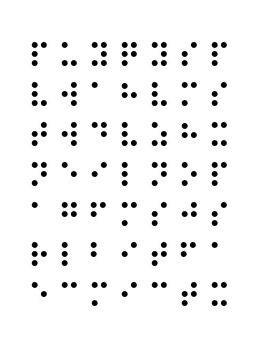
#> input picture COMS_5750/HW2/images/p1/in/1.jpg, 270 x 360 px
$ python p1b.py
#> lines starting #> are read from the running program, lines starting #| are printed output that depends on the picture; after the words box and inside, x2 and y2 are one past the last pixel; in counts of white or black regions, pixels touching at a corner belong together
import cv2
import numpy as np

# -------------------- Read input --------------------
a = cv2.imread("./../../images/p1/in/1.jpg")
#> a is the input picture: shape (360, 270, 3); min 0, max 255, mean 243.6
# a = cv2.imread("./../../images/p1/in/2.jpg")
if a is None:
    raise FileNotFoundError("Input image not found")

# -------------------- im2bw(a, 0.9) --------------------
# MATLAB im2bw uses grayscale internally; threshold is in [0,1]
gray = cv2.cvtColor(a, cv2.COLOR_BGR2GRAY)
th_a = int(round(0.9 * 255))
_, b = cv2.threshold(gray, th_a, 255, cv2.THRESH_BINARY)
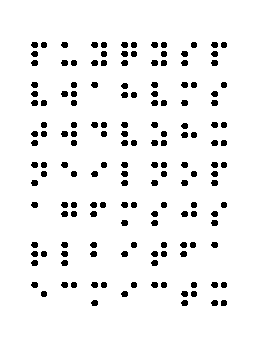
#> b: shape (360, 270); 94.5% white; 157 black regions, largest, box (x1, y1, x2, y2) and area: (61, 60, 68, 66) 36, (151, 60, 158, 66) 36, (211, 60, 218, 66) 36

# bi = ~b  (invert)
bi = cv2.bitwise_not(b)

# -------------------- Load dot2.jpg -> se --------------------
s = cv2.imread("dot2.jpg", cv2.IMREAD_GRAYSCALE)
if s is None:
#> (the run stopped early here; a loop or call above may not have finished)
